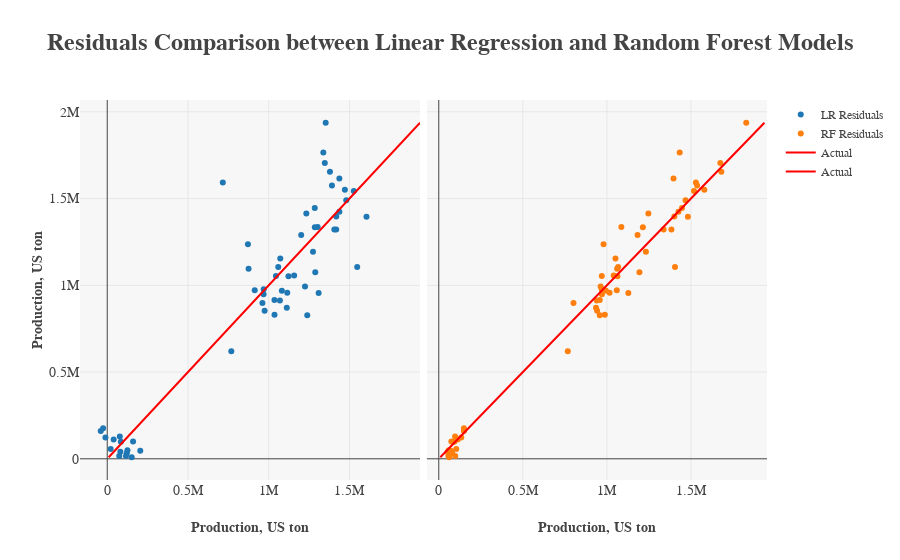

The code cell stored with this chart in its notebook:
### Code cell
# Compare Linear Regression to Random Forest Regression for Texas' sugarcane production
X_TX = TX[["Year", "TMAX", "TMIN", "WDMV", "PRCP", "SNOW"]]
y_TX = TX["Weight"]

X_TX_train, X_TX_test, y_TX_train, y_TX_test = train_test_split(X_TX, y_TX, test_size=0.3, random_state=42)

lr_model_TX = LinearRegression()
rf_model_TX = RandomForestRegressor()

lr_model_TX.fit(X_TX_train, y_TX_train)
rf_model_TX.fit(X_TX_train, y_TX_train)

TX_train = X_TX_train.join(y_TX_train)
m_TX = ols("Weight ~ Year + TMAX + TMIN + WDMV + PRCP + SNOW",TX_train).fit()

print(m_TX.summary())
print()
print("TEXAS SUGARCANE PRODUCTION VS TEXAS WEATHER:")
print("  Linear Regression Model Results:")
print("    R^2 train: {0:.4f}".format(lr_model_TX.score(X_TX_train, y_TX_train)))
print("    R^2  test: {0:.4f}".format(lr_model_TX.score(X_TX_test, y_TX_test)))
print("    y-intercept: {}".format(round(lr_model_TX.intercept_, 1)))
print("    {0}-coefficients: {1}".format(u"\u03B2", [round(c, 1) for c in lr_model_TX.coef_]))
print("    Feature variable order: {}".format([x for x in X_TX.columns]))
print()
print("  Random Forest Regression Model Results:")
print("    R^2 train: {0:.4f}".format(rf_model_TX.score(X_TX_train, y_TX_train)))
print("    R^2  test: {0:.4f}".format(rf_model_TX.score(X_TX_test, y_TX_test)))
print("    Feature importances: {}".format([round(p, 4) for p in rf_model_TX.feature_importances_]))
print("    Feature variable order: {}".format([x for x in X_TX.columns]))

lr_y_TX_pred = lr_model_TX.predict(X_TX)
lr_TX_residuals = y_TX - lr_y_TX_pred

rf_y_TX_pred = rf_model_TX.predict(X_TX)
rf_TX_residuals = y_TX - rf_y_TX_pred

trace0 = py.graph_objs.Scatter(name="LR Residuals", x=lr_y_TX_pred, y=y_TX, mode="markers")
trace1 = py.graph_objs.Scatter(name="RF Residuals", x=rf_y_TX_pred, y=y_TX, mode="markers")
trace2 = py.graph_objs.Scatter(name="Actual", x=y_TX, y=y_TX, mode="lines", line=dict(color="red"))

print()
fig = py.tools.make_subplots(rows=1, cols=2, shared_yaxes=True, horizontal_spacing=0.01)
fig.append_trace(trace0, 1, 1)
fig.append_trace(trace1, 1, 2)
fig.append_trace(trace2, 1, 1)
fig.append_trace(trace2, 1, 2)

fig["layout"].update(
    plot_bgcolor="rgb(247,247,247)",
    legend=dict(font=dict(family="serif", size=12)),
    title="<b>Residuals Comparison between Linear Regression and Random Forest Models</b>",
    titlefont=dict(family="serif", size=24),
    yaxis1=dict(title="<b>Production, US ton</b>", titlefont=dict(family="serif", size=14), tickfont=dict(family="serif", size=14)),
    xaxis1=dict(title="<b>Production, US ton</b>".format(u'\xb0'), titlefont=dict(family="serif", size=14),tickfont=dict(family="serif", size=14)),
    xaxis2=dict(title="<b>Production, US ton</b>".format(u'\xb0'), titlefont=dict(family="serif", size=14),tickfont=dict(family="serif", size=14)))

py.offline.iplot(fig)

### Figure 1 — Plotly figure (JSON) as saved in the notebook; plotly's stock layout.template omitted (floating-point values rounded to 4 significant figures)
{"data": [{"mode": "markers", "name": "LR Residuals", "type": "scatter", "uid": "910c6a", "x": [-40150.0, -25630.0, -11120.0, 77800.0, 39820.0, 21280.0, 74360.0, 84340.0, 120900.0, 125000.0, 115900.0, 159900.0, 204600.0, 151500.0, 81230.0, 768100.0, 960900.0, 871200.0, 913300.0, 968700.0, 968100.0, 974500.0, 1081000.0, 1071000.0, 1059000.0, 875200.0, 1115000.0, 1035000.0, 1112000.0, 1122000.0, 1157000.0, 1036000.0, 1069000.0, 1288000.0, 1201000.0, 1233000.0, 1303000.0, 1285000.0, 1225000.0, 1239000.0, 1044000.0, 1309000.0, 1338000.0, 1353000.0, 1347000.0, 1379000.0, 715600.0, 1472000.0, 1437000.0, 1437000.0, 1418000.0, 1406000.0, 1418000.0, 1391000.0, 1527000.0, 1285000.0, 1274000.0, 1548000.0, 1605000.0, 1480000.0], "xaxis": "x", "y": [160000, 176000, 123000, 129000, 112000, 57000, 16000, 99000, 32000, 50000, 16000, 100000, 47000, 9000, 40000, 620000, 898000, 1236000, 971000, 978000, 949000, 853000, 969000, 1154000, 1105000, 1095000, 957000, 916000, 871000, 1052000, 1057000, 830000, 913000, 1076000, 1290000, 1414000, 1336000, 1335000, 993000, 827000, 1053000, 955000, 1765000, 1937000, 1705000, 1655000, 1593000, 1551000, 1615000, 1424000, 1321000, 1321000, 1396000, 1575000, 1544000, 1446000, 1194000, 1105000, 1395000, 1490000], "yaxis": "y"}, {"mode": "markers", "name": "RF Residuals", "type": "scatter", "uid": "95cb4f", "x": [149500, 149500, 133600, 96800, 113100, 104100, 98100, 92300, 79700, 60000, 57200, 75000, 73000, 62200, 53000, 767300, 801400, 980100, 1058800, 969300, 970400, 941600, 994100, 1050900, 1066800, 1060800, 1016000, 957500, 935300, 1062700, 1040400, 987700, 939800, 1193700, 1182400, 1246700, 1086000, 1213900, 962700, 957500, 969800, 1127500, 1432900, 1828800, 1674600, 1680600, 1529400, 1579300, 1396000, 1425600, 1337300, 1383700, 1401100, 1536700, 1517900, 1446400, 1231900, 1405000, 1481800, 1467800], "xaxis": "x2", "y": [160000, 176000, 123000, 129000, 112000, 57000, 16000, 99000, 32000, 50000, 16000, 100000, 47000, 9000, 40000, 620000, 898000, 1236000, 971000, 978000, 949000, 853000, 969000, 1154000, 1105000, 1095000, 957000, 916000, 871000, 1052000, 1057000, 830000, 913000, 1076000, 1290000, 1414000, 1336000, 1335000, 993000, 827000, 1053000, 955000, 1765000, 1937000, 1705000, 1655000, 1593000, 1551000, 1615000, 1424000, 1321000, 1321000, 1396000, 1575000, 1544000, 1446000, 1194000, 1105000, 1395000, 1490000], "yaxis": "y"}, {"line": {"color": "red"}, "mode": "lines", "name": "Actual", "type": "scatter", "uid": "b4bf86", "x": [160000, 176000, 123000, 129000, 112000, 57000, 16000, 99000, 32000, 50000, 16000, 100000, 47000, 9000, 40000, 620000, 898000, 1236000, 971000, 978000, 949000, 853000, 969000, 1154000, 1105000, 1095000, 957000, 916000, 871000, 1052000, 1057000, 830000, 913000, 1076000, 1290000, 1414000, 1336000, 1335000, 993000, 827000, 1053000, 955000, 1765000, 1937000, 1705000, 1655000, 1593000, 1551000, 1615000, 1424000, 1321000, 1321000, 1396000, 1575000, 1544000, 1446000, 1194000, 1105000, 1395000, 1490000], "xaxis": "x", "y": [160000, 176000, 123000, 129000, 112000, 57000, 16000, 99000, 32000, 50000, 16000, 100000, 47000, 9000, 40000, 620000, 898000, 1236000, 971000, 978000, 949000, 853000, 969000, 1154000, 1105000, 1095000, 957000, 916000, 871000, 1052000, 1057000, 830000, 913000, 1076000, 1290000, 1414000, 1336000, 1335000, 993000, 827000, 1053000, 955000, 1765000, 1937000, 1705000, 1655000, 1593000, 1551000, 1615000, 1424000, 1321000, 1321000, 1396000, 1575000, 1544000, 1446000, 1194000, 1105000, 1395000, 1490000], "yaxis": "y"}, {"line": {"color": "red"}, "mode": "lines", "name": "Actual", "type": "scatter", "uid": "f5f4a4", "x": [160000, 176000, 123000, 129000, 112000, 57000, 16000, 99000, 32000, 50000, 16000, 100000, 47000, 9000, 40000, 620000, 898000, 1236000, 971000, 978000, 949000, 853000, 969000, 1154000, 1105000, 1095000, 957000, 916000, 871000, 1052000, 1057000, 830000, 913000, 1076000, 1290000, 1414000, 1336000, 1335000, 993000, 827000, 1053000, 955000, 1765000, 1937000, 1705000, 1655000, 1593000, 1551000, 1615000, 1424000, 1321000, 1321000, 1396000, 1575000, 1544000, 1446000, 1194000, 1105000, 1395000, 1490000], "xaxis": "x2", "y": [160000, 176000, 123000, 129000, 112000, 57000, 16000, 99000, 32000, 50000, 16000, 100000, 47000, 9000, 40000, 620000, 898000, 1236000, 971000, 978000, 949000, 853000, 969000, 1154000, 1105000, 1095000, 957000, 916000, 871000, 1052000, 1057000, 830000, 913000, 1076000, 1290000, 1414000, 1336000, 1335000, 993000, 827000, 1053000, 955000, 1765000, 1937000, 1705000, 1655000, 1593000, 1551000, 1615000, 1424000, 1321000, 1321000, 1396000, 1575000, 1544000, 1446000, 1194000, 1105000, 1395000, 1490000], "yaxis": "y"}], "layout": {"autosize": true, "legend": {"font": {"family": "serif", "size": 12}}, "plot_bgcolor": "rgb(247,247,247)", "title": "<b>Residuals Comparison between Linear Regression and Random Forest Models</b>", "titlefont": {"family": "serif", "size": 24}, "xaxis": {"anchor": "y", "autorange": true, "domain": [0, 0.495], "range": [-167000.0, 1937000], "tickfont": {"family": "serif", "size": 14}, "title": "<b>Production, US ton</b>", "titlefont": {"family": "serif", "size": 14}, "type": "linear"}, "xaxis2": {"anchor": "free", "autorange": true, "domain": [0.505, 1], "position": 0, "range": [-68720.0, 1951000.0], "tickfont": {"family": "serif", "size": 14}, "title": "<b>Production, US ton</b>", "titlefont": {"family": "serif", "size": 14}, "type": "linear"}, "yaxis": {"anchor": "x", "autorange": true, "domain": [0, 1], "range": [-132200.0, 2078000.0], "tickfont": {"family": "serif", "size": 14}, "title": "<b>Production, US ton</b>", "titlefont": {"family": "serif", "size": 14}, "type": "linear"}}}
